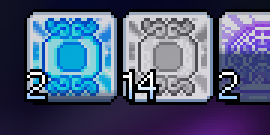
#> input picture imgDir/Candy.png, 90 x 45 px (shown 3 times larger)
$ python 01BFMatcher.py imgDir/Candy.png imgDir/SuddenMission.png
#> lines starting #> are read from the running program, lines starting #| are printed output that depends on the picture
### image_matching.py
"""Image matching helpers; importing this module never opens example files or a GUI."""
from __future__ import annotations

import argparse
import json
from pathlib import Path


VERSION = "0.2.0"


# [25 lines left out: function find_image, not called in this run]


def orb_matches(source, target, *, ratio=0.65):
    """Return keypoints and Hamming ratio matches for ORB binary descriptors."""
    import cv2

    if source is None or target is None or source.size == 0 or target.size == 0:
        raise ValueError("both images must be readable and nonempty")
    if not 0 < ratio < 1:
        raise ValueError("ratio must be between 0 and 1")
    detector = cv2.ORB_create()
    source_points, source_descriptors = detector.detectAndCompute(source, None)
    target_points, target_descriptors = detector.detectAndCompute(target, None)
    if source_descriptors is None or target_descriptors is None:
        return source_points, target_points, []
    matcher = cv2.BFMatcher(cv2.NORM_HAMMING, crossCheck=False)
    neighbors = matcher.knnMatch(source_descriptors, target_descriptors, k=2)
    good = [[pair[0]] for pair in neighbors
            if len(pair) == 2 and pair[0].distance < ratio * pair[1].distance]
    return source_points, target_points, good


def main(argv=None, *, default_mode="exact"):
#> called with default_mode = 'orb'
    parser = argparse.ArgumentParser(description=__doc__)
    parser.add_argument("source", type=Path)
    parser.add_argument("target", type=Path)
    parser.add_argument("--mode", choices=("exact", "orb"), default=default_mode)
    parser.add_argument("--tolerance", type=int, default=0)
    parser.add_argument("--show", action="store_true", help="open the result image after comparison")
    args = parser.parse_args(argv)
    try:
        if args.mode == "orb":
            import cv2

            source = cv2.imread(str(args.source), cv2.IMREAD_GRAYSCALE)
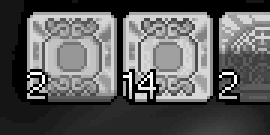
#> source: shape (45, 90) (shown 3 times larger); min 0, max 255, mean 92.3
            target = cv2.imread(str(args.target), cv2.IMREAD_GRAYSCALE)
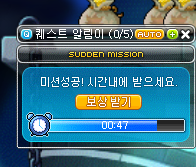
#> input picture imgDir/SuddenMission.png, 196 x 167 px
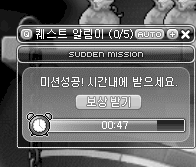
#> target: shape (167, 196); min 0, max 255, mean 106.2
            points, target_points, matches = orb_matches(source, target)
#> in orb_matches, `source_points, source_descriptors = detector.detectAndCompute(source, ..`: source_points = (); source_descriptors = None
#> in orb_matches, `target_points, target_descriptors = detector.detectAndCompute(target, ..`: target_points = 325 keypoints; strongest (x, y, size): (128, 34, 31), (59, 33, 31), (80, 36, 31), (84, 33, 31)
#> points = (); matches = []
            result = {"version": VERSION, "mode": "orb", "good_matches": len(matches)}
#> result = {'version': '0.2.0', 'mode': 'orb', 'good_matches': 0}
            if args.show:
                image = cv2.drawMatchesKnn(source, points, target, target_points, matches, None, flags=2)
                cv2.imshow("ORB matches", image)
                cv2.waitKey(0)
                cv2.destroyAllWindows()
        else:
            from PIL import Image, ImageDraw

            with Image.open(args.source) as source, Image.open(args.target) as target:
                position = find_image(source, target, tolerance=args.tolerance)
                result = {"version": VERSION, "mode": "exact", "position": position}
                if args.show and position is not None:
                    output = source.convert("RGB")
                    x, y = position
                    ImageDraw.Draw(output).rectangle(
                        (x, y, x + target.width - 1, y + target.height - 1), outline="red")
                    output.show()
        print(json.dumps(result))
#| {"version": "0.2.0", "mode": "orb", "good_matches": 0}
        return 0
    except (OSError, ValueError) as exc:
        parser.exit(2, f"Image comparison failed: {type(exc).__name__}\n")


# [2 lines that do not run on import are left out]

### 01BFMatcher.py
"""Command-line ORB comparison; use your own source and target image paths."""
from image_matching import main

if __name__ == "__main__":
    raise SystemExit(main(default_mode="orb"))
#> (the program exits here)
